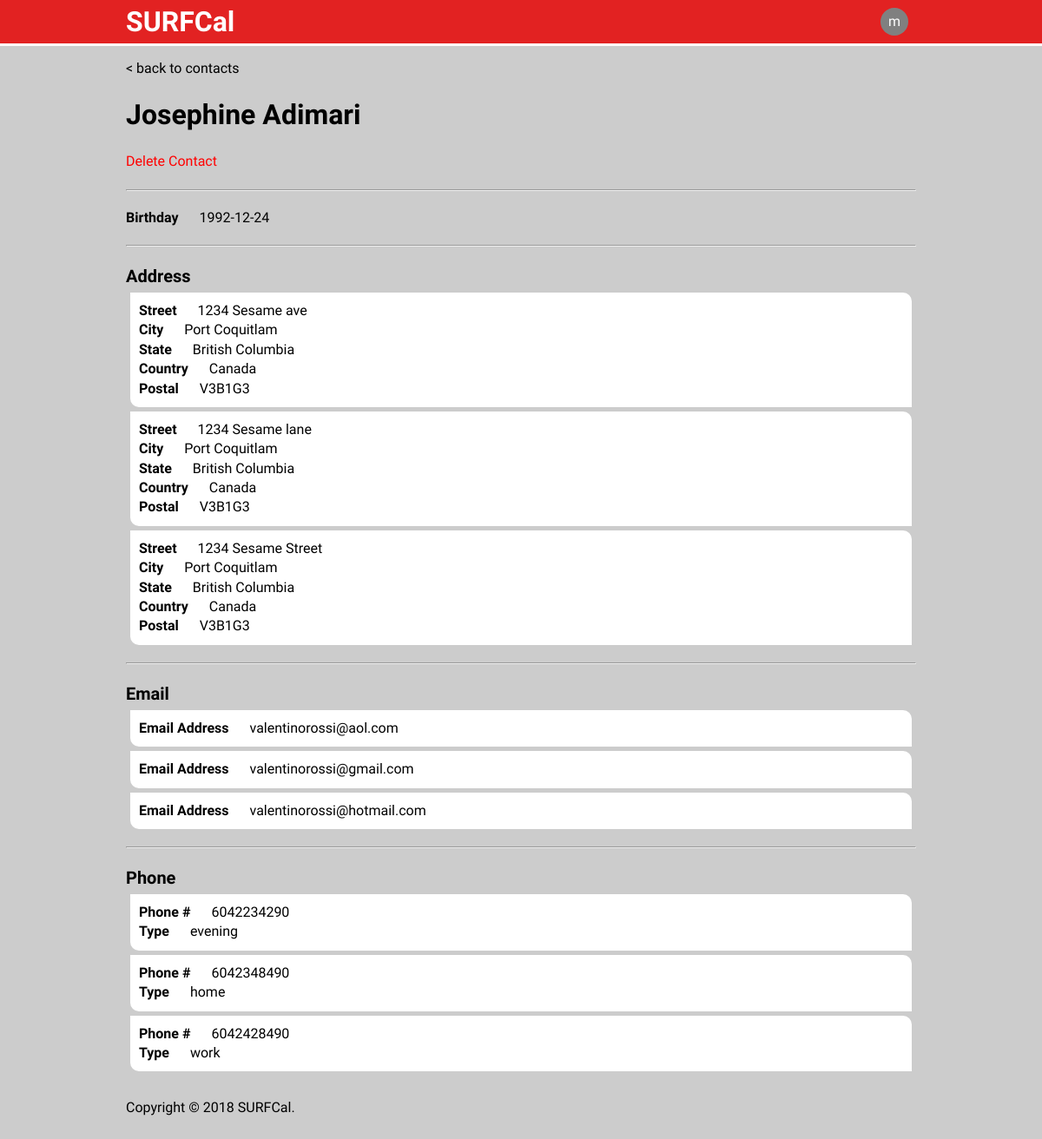
The app's page /?SURFCal=contact&contact=contactDetail&contactId=1 (signed in) with its own data.
### tables this page shows
CREATE TABLE Contacts (
    contactId   INTEGER AUTO_INCREMENT,
    accId       INTEGER,
    name        VARCHAR(32) NOT NULL,
    birthday    DATE,
    PRIMARY KEY (contactId),
    FOREIGN KEY (accId) REFERENCES Accounts(id) ON DELETE CASCADE ON UPDATE CASCADE
);

CREATE TABLE ContactAddresses (
    contactId   INTEGER,
    streetField VARCHAR(256) NOT NULL,
    city        VARCHAR(32) NOT NULL,
    state_      VARCHAR(32) NOT NULL,
    country     VARCHAR(32) NOT NULL,
    postal      CHAR(8) NOT NULL,
    PRIMARY KEY (contactId, streetField, city, state_, country, postal),
    FOREIGN KEY (contactId) REFERENCES Contacts(contactId) ON DELETE CASCADE ON UPDATE CASCADE
);

CREATE TABLE ContactEmails (
    contactId   INTEGER,
    email       VARCHAR(64) NOT NULL,
    PRIMARY KEY (contactId, email),
    FOREIGN KEY (contactId) REFERENCES Contacts(contactId) ON DELETE CASCADE ON UPDATE CASCADE
);

CREATE TABLE ContactPhones (
    contactId   INTEGER,
    phoneNum    VARCHAR(32) NOT NULL,
    type        ENUM('home', 'work', 'evening', 'cell', 'iPhone', 'other') NOT NULL,
    PRIMARY KEY (contactId, phoneNum),
    FOREIGN KEY (contactId) REFERENCES Contacts(contactId) ON DELETE CASCADE ON UPDATE CASCADE
);

### web/config/properties.php (called while the page is built, shortened)
<?php
$profile = 'SURFCal';
$siteTitle = 'SURFCal';
$copy = '2018';
?>

### web/config/database.php (called while the page is built, shortened)
<?php
$host = 'localhost';
$user = 'root';
$pass = '';
$schema = 'surfcal';
$conn = new mysqli($host, $user, $pass, $schema);
$conn->set_charset('utf-8');
function getContactDetails($contactId) {
	global $conn;
	$result = [];
	$stmt = mysqli_prepare($conn, "SELECT name, birthday FROM Contacts WHERE contactId=?;");
	mysqli_stmt_bind_param($stmt, "i", $contactId);
	mysqli_stmt_execute($stmt);
	$name_result = mysqli_stmt_get_result($stmt);
	$row = mysqli_fetch_assoc($name_result);
	array_push($result, $row);
	$address_stmt = mysqli_prepare($conn, "SELECT streetField, city, state_, country, postal FROM ContactAddresses WHERE contactId=?;");
	mysqli_stmt_bind_param($address_stmt, "i", $contactId);
	mysqli_stmt_execute($address_stmt);
	$address_result = mysqli_stmt_get_result($address_stmt);
	$email_stmt = mysqli_prepare($conn, "SELECT email FROM ContactEmails WHERE contactId=?;");
	mysqli_stmt_bind_param($email_stmt, "i", $contactId);
	mysqli_stmt_execute($email_stmt);
	$email_result = mysqli_stmt_get_result($email_stmt);
	$phone_stmt = mysqli_prepare($conn, "SELECT phoneNum, type FROM ContactPhones WHERE contactId=?;");
	mysqli_stmt_bind_param($phone_stmt, "i", $contactId);
	mysqli_stmt_execute($phone_stmt);
	$phone_result = mysqli_stmt_get_result($phone_stmt);
	if ($address_result) {
		while($row = mysqli_fetch_assoc($address_result)) {
			array_push($result, $row);
		}
	}
	if ($email_result) {
		while($row = mysqli_fetch_assoc($email_result)) {
			array_push($result, $row);
		}
	}
	if ($phone_result) {
		while($row = mysqli_fetch_assoc($phone_result)) {
			array_push($result, $row);
		}
	}
	return $result;
}
?>

### web/sources/contact/functions.php (the view, shortened to what this page needs)
<?php
function displayContactDetails($contactId, $details) {
	global $profile;
	$name = "";
	$birthday = "";
	$addresses = [];
	$emails = [];
	$phones = [];
	foreach($details as &$detail) {
		if (isset($detail["name"])) $name = $detail["name"];
		if (isset($detail["birthday"])) $birthday = $detail["birthday"];
		if (isset($detail["streetField"])) {
			array_push($addresses, $detail);
		} else if (isset($detail["email"])) {
			array_push($emails, $detail);
		} else if (isset($detail["phoneNum"])) {
			array_push($phones, $detail);
		}
	}
	echo '<div class="contactDetail">';
	echo '<a id="backToContacts" href="?'. $profile . '=contact" style="display: block;">< back to contacts</a>';
	echo '<h2 id="contactName">' . $name . '</h2>';
	displayDeleteContactOption($contactId);
	if ($birthday !== "") {
		echo '<hr>';
		echo '<span class="infoField">';
		echo '<label>Birthday</label>  ' . $birthday;
		echo '</span>';
	}
	if (count($addresses) > 0) {
		echo '<hr>';
		echo '<h4>Address</h4>';
		foreach($addresses as &$address) {
			echo '<div class="contactInfoSection">';
			generateInfoField($address);
			echo '</div>';
		}
	}
	if (count($emails) > 0) {
		echo '<hr>';
		echo '<h4>Email</h4>';
		foreach($emails as &$email) {
			echo '<div class="contactInfoSection">';
			echo '</div>';
		}
	}
	if (count($phones) > 0) {
		echo '<hr>';
		echo '<h4>Phone</h4>';
		foreach($phones as &$phone) {
			echo '<div class="contactInfoSection">';
			echo '</div>';
		}
	}
	echo '</div>';
}
function generateInfoField($info) {
	foreach($info as $key => $value) {
		echo '<span class="infoField">';
		echo '<label>' . infoKeyToLabel($key) . '</label>  ' . $value;
		echo '</span>';
	}
}
function infoKeyToLabel($key) {
	$label = "";
	switch ($key) {
		case "streetField":
			$label = "Street";
			break;
		case "city":
			$label = "City";
			break;
		case "state_":
			$label = "State";
			break;
		case "country":
			$label = "Country";
			break;
		case "postal":
			$label = "Postal";
			break;
		case "email":
			$label = "Email Address";
			break;
		case "phoneNum":
			$label = "Phone #";
			break;
		case "type":
			$label = "Type";
			break;
	}
	return $label;
}
function displayDeleteContactOption($contactId) {
	global $profile;
	echo '<a id="deleteContact" href="?' . $profile . '=contact&contact=deleteContact&contactId=' . $contactId . '">Delete Contact</a>';
}
?>

### web/index.php (shortened to what this page needs)
<?php
require_once('config/properties.php');
require_once('config/database.php');
require_once('config/functions.php');
if (isset($_SESSION['id']) && isset($_SESSION['user']) && isset($_SESSION['admin']) && isset($_SESSION['email']) && isset($_SESSION['calId'])) {
    $loggedin = true;
    $user = $_SESSION['user'];
} else {
    $loggedin = false;
}
$getSection = isset($_GET[$profile]) ? $_GET[$profile] : '';
switch ($getSection) {
    case 'contact':
        include('sources/contact/main.php');
        break;
}
?>

### web/sources/contact/main.php (shortened to what this page needs)
<?php
$pageMode = '';
include_once('functions.php');
if (!$loggedin) {
	echo "NOT LOGGED IN";
	header("Location: ?$profile=login");
} else {
	include('styles/header.php');
	if (isset($_GET["contact"]) && $_GET["contact"] === "contactDetail" && isset($_GET["contactId"])) {
		$details = getContactDetails($_GET["contactId"]);
		$contactId = $_GET["contactId"];
		displayContactDetails($contactId, $details);
	} else {
		showContactList();
		displayAddContactSection();
	}
	include('styles/footer.php');
}
?>

### web/styles/header.php (shortened to what this page needs)
<?php
echo <<<_END
<!DOCTYPE html>
<html lang="en">
    <head>
        <meta charset="utf-8" />
        <title>SURFCal | $pageTitle</title>
        <meta name="robots" content="noindex, nofollow" />
        <meta name="viewport" content="width=device-width, initial-scale=1" />
        <link href="https://fonts.googleapis.com/css?family=Source+Sans+Pro:300,300i400,400i,700,700i" rel="stylesheet" type="text/css" />
        <link href="https://use.fontawesome.com/releases/v5.0.13/css/all.css" rel="stylesheet" />
        <link href="styles/styles.css" rel="stylesheet" type="text/css" />
        <script src="http://twemoji.maxcdn.com/2/twemoji.min.js?2.7"></script>
        <script src="scripts/surfcal.js" type="text/javascript"></script>
    </head>
    <body>
        <div class="wrapper">
            <header class="global">
                <div class="container">
                    <h1>SURFCal</h1>
                    <nav class="userProfile">
                        <div class="userAvatar">
_END;
echo "                            <span>" . ($loggedin ? $user[0] : "<i class=\"fas fa-user\"></i>") . "</span>
                        </div>
                        <div class=\"userMenu\">
                            <div class=\"userAvatar\">
                                <span>" . ($loggedin ? $user[0] : "<i class=\"fas fa-user\"></i>") . "</span>
                            </div>
                            <h3>" . ($loggedin ? $user : "&nbsp;") . "</h3>
                            <p>" . ($loggedin ? $email : "&nbsp;") . "</p>
                            <ul>
                                <li><a href=\"?$profile=home\">Home</a></li>";
echo <<<_END
                            </ul>
                            <h6>$siteTitle <span class="version">v$SiteMeta->version</span></h6>
                            <p>Instance: $SiteMeta->commit</p>
                            <p>Last Updated: $SiteMeta->lastUpdated</p>
                        </div>
                    </nav>
                </div>
            </header>
_END;
echo "            <div class=\"main " . ($pageMode === '' ? '' : $pageMode.' ') ."global\">
                <div class=\"container\">
";
?>

### web/styles/footer.php (shortened to what this page needs)
<?php
echo <<< _END
                </div>
            </div>
            <footer class="global">
                <div class="container">
                    <p>Copyright &copy; $copy $siteTitle.</p>
                </div>
            </footer>
        </div>
    </body>
</html>
_END
?>

### web/styles/styles.css (style rules this page uses)
html, body { height: 100%; min-height: auto; }
body { background-color: #cccccc; color: black; font-family: "Source Sans Pro", sans-serif; font-size: 12pt; font-weight: 300; line-height: 1.4; margin: 0; padding: 0; }
h1, h2, h3, h4, h5, h6 { font-weight: 700; margin: 0; padding: 0; }
h1 { font-size: 24pt; }
h2 { font-size: 24pt; }
h4 { font-size: 15pt; }
p { margin: 0; padding: 0; }
a:link, a:visited { color: #326ed8; text-decoration: none; }
.wrapper { display: flex; flex-direction: column; height: auto; min-height: 100%; overflow-x: hidden; position: relative; width: 100%; }
.container { box-sizing: border-box; margin: 0 auto; max-width: 1600px; padding: 0 25px; width: 100%; }
header.global { background-color: #e22222; border-bottom: 3px solid white; height: 50px; margin-bottom: 15px; width: 100%; }
header.global .container { align-items: center; display: flex; height: 100%; }
header.global h1 { color: white; flex: 1; }
.userProfile { align-items: center; display: flex; height: 100%; position: relative; }
.userProfile .userAvatar { align-items: center; background-color: grey; border-radius: 50%; color: white; display: flex; height: 32px; justify-content: center; position: absolute; right: 9px; width: 32px; }
.main.global { flex: 1; }
#backToContacts { margin-bottom: 20px; color: black; }
#deleteContact { color: red; font-size: 16px; display: block; margin-top: 20px; margin-bottom: 20px; }
.contactInfoSection { background-color: white; padding: 10px; margin: 5px; border-radius: 0px 10px; display: block; }
.contactDetail { width: 100%; }
.contactDetail hr { margin-top: 20px; margin-bottom: 20px; }
.infoField { display: block; }
.infoField label { font-weight: bold; padding-right: 20px; }
footer.global { padding: 25px 0; }
@media all and (min-width: 800px) { .container { width: 80%; } }
@media all and (min-width: 800px) { .main .container { align-items: flex-start; display: flex; } }

### records on screen
contacts: name "Josephine Adimari", birthday "1992-12-24"
contactaddresses: key "Street", streetField "1234 Sesame ave", key "City", city "Port Coquitlam", key "State", state_ "British Columbia", key "Country", country "Canada", key "Postal", postal "V3B1G3"
contactaddresses: key "Street", streetField "1234 Sesame lane", key "City", city "Port Coquitlam", key "State", state_ "British Columbia", key "Country", country "Canada", key "Postal", postal "V3B1G3"
contactaddresses: key "Street", streetField "1234 Sesame Street", key "City", city "Port Coquitlam", key "State", state_ "British Columbia", key "Country", country "Canada", key "Postal", postal "V3B1G3"
contactemails: key "Email Address", email "valentinorossi@aol.com"
contactemails: key "Email Address", email "valentinorossi@gmail.com"
contactemails: key "Email Address", email "valentinorossi@hotmail.com"
contactphones: key "Phone #", phoneNum "6042234290", key "Type", type "evening"
contactphones: key "Phone #", phoneNum "6042348490", key "Type", type "home"
contactphones: key "Phone #", phoneNum "6042428490", key "Type", type "work"

### other values on screen
$user[0] "m"
$copy "2018"
$siteTitle "SURFCal"
